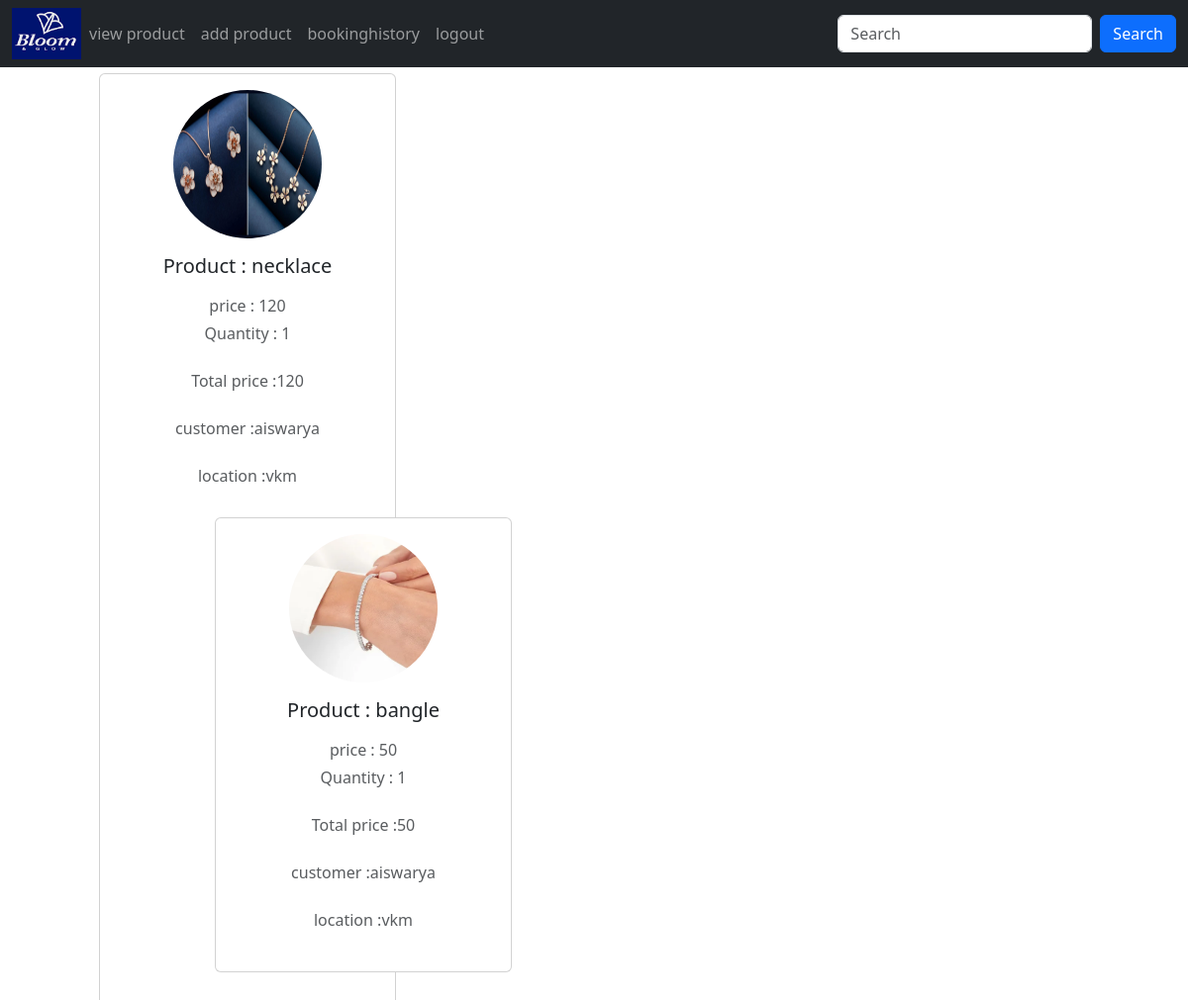
The app's page /bookinghistry (signed in) with its own data.
### app/models.py (models this page shows, shortened)
class Buy(models.Model):
    product = models.ForeignKey(Product,on_delete=models.CASCADE)
    user = models.ForeignKey(Register,on_delete=models.CASCADE)
    date_of_buying = models.TextField()
    payment_status = models.BooleanField(default=False)
    quantity = models.IntegerField()
    price = models.IntegerField()
    del_boy=models.BooleanField(default=False)
    def __str__(self):
        return self.product.name

class Product(models.Model):
    shop = models.ForeignKey(Shopreg,on_delete=models.CASCADE)
    name = models.TextField()
    discription = models.TextField()
    price = models.IntegerField()
    quantity = models.IntegerField()
    offerprice = models.IntegerField()
    image = models.FileField()

class Register(models.Model):
    Email = models.EmailField(unique=True)
    name = models.TextField()
    phonenumber = models.IntegerField()
    password = models.IntegerField()
    location= models.TextField()

### app/views.py (the view)
# urls.py: path('bookinghistry',views.bookinghistry),
def bookinghistry(req):
    l=[]
    data=Product.objects.filter(shop=get_shop(req))
    for i in data:
        data1=Buy.objects.filter(product=i)
        l.append(data1)
    print(l)
    return render(req,'shop/bookinghistry.html',{'data':l})

### app/views.py (called while the page is built)
def get_shop(req):
    data=Shopreg.objects.get(Email=req.session['shop'])
    return data

### template/shop/bookinghistry.html (shortened to what this page needs)
<!DOCTYPE html>
<html lang="en">
<head>
  <link href="https://cdn.jsdelivr.net/npm/bootstrap@5.3.3/dist/css/bootstrap.min.css" rel="stylesheet">
</head>
<body>
 <nav class="navbar navbar-expand-sm navbar-dark bg-dark">
  <div class="container-fluid">
    <a href="../shophome" class="logo">
      <img src="../static/download (1).png  " alt="logo" width="70px">
    </a>
    <div class="collapse navbar-collapse" id="mynavbar">
      <ul class="navbar-nav me-auto">
        <li class="nav-item">
          <a class="nav-link" href="../viewpro">view product</a>
        </li>
        <li class="nav-item">
          <a class="nav-link" href="../addpro">add product</a>
        </li>
          <a class="nav-link" href="../bookinghistry">bookinghistory</a>
        <li class="nav-item">
          <a class="nav-link" href="../logout">logout</a>
        </li>
      </ul>
      <form class="d-flex">
        <input class="form-control me-2" type="text" placeholder="Search">
        <button class="btn btn-primary" type="button">Search</button>
      </form>
    </div>
  </div>
</nav>
  {% for i in data %}
  {% for j in i %}
  <div class="card mb-4">
    <div class="card-body text-center">
      <img src="{{j.product.image.url}}" alt="avatar" class="rounded-circle img-fluid" style="width: 150px;height: 150px;">
      <h5 class="my-3">Product : {{j.product.name}}</h5>
      <p class="text-muted mb-1">price : {{j.price}}</p>
      <p class="text-muted mb-4">Quantity : {{j.quantity}}</p>
      <p class="text-muted mb-4">Total price :{{j.price}}</p>
      <p class="text-muted mb-4">customer :{{j.user.name}}</p>
      <p class="text-muted mb-4">location :{{j.user.location}}</p>
  {% endfor %}
  {% endfor %}
</body>
</html>

### template/shop/bookinghistry.html (style rules this page uses)
.card { float: left; width: 300px; margin-left: 100PX; padding: 0px; margin-top: 6px; }

### records on screen
Buy: product.image (picture), product.name "necklace", price "120", quantity "1", user.name "aiswarya", user.location "vkm"
Buy: product.image (picture), product.name "bangle", price "50", quantity "1", user.name "aiswarya", user.location "vkm"
